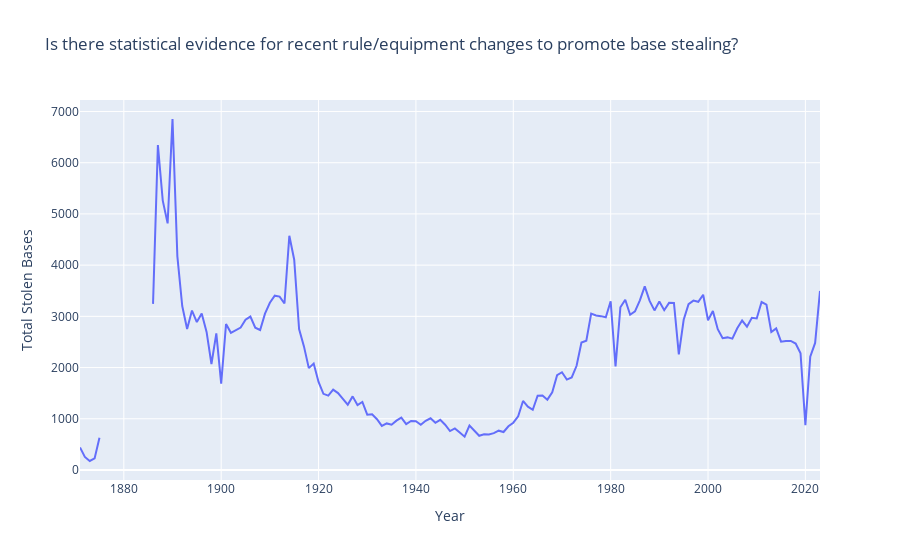
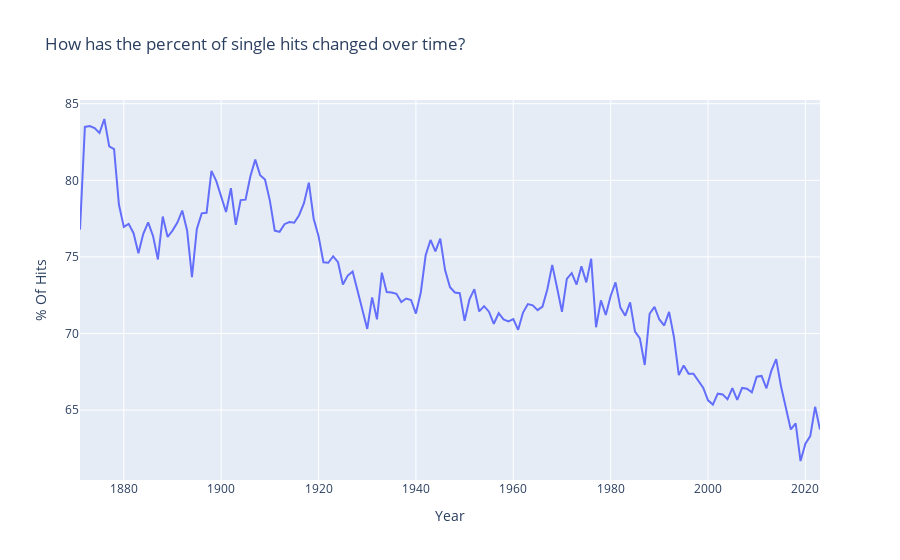
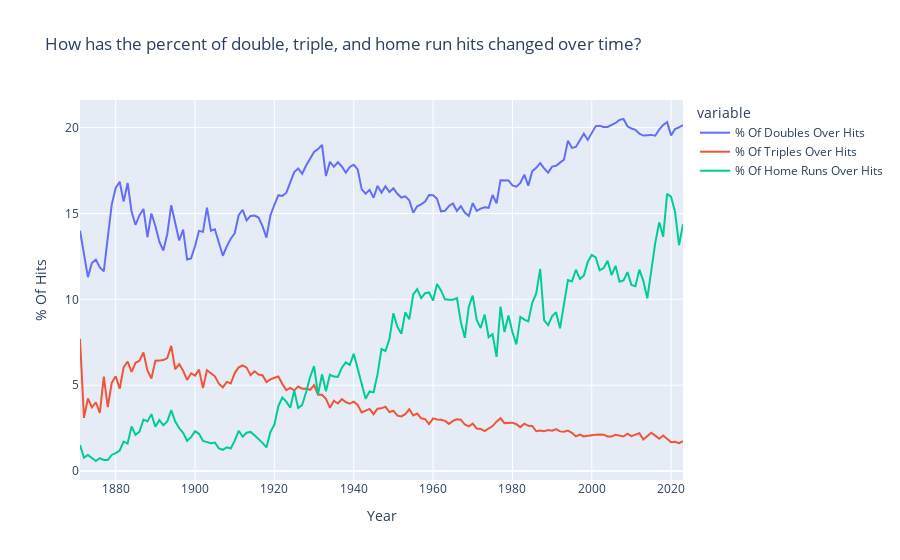

Notebook code cell kept with these figures, in order:
### Code cell
total_df = groupby_sum(pd.read_csv("final_project_2024_data\Batting.csv"), pd.read_csv("final_project_2024_data\stats.csv"))\
    .pipe(add_percentage_rows_of_hits)\
    .pipe(cleaner)


#SB
px.line(total_df,x="Year",y="Total Stolen Bases",title="Is there statistical evidence for recent rule/equipment changes to promote base stealing?").show()


#ratio of hit type to hits

fig = px.line(total_df,x="Year",y="% Of Singles Over Hits",title="How has the percent of single hits changed over time?")#single Season record 1887

fig.update_layout(
    yaxis_title="% Of Hits"
).show()
fig = px.line(total_df, x="Year", y=["% Of Doubles Over Hits", "% Of Triples Over Hits", "% Of Home Runs Over Hits"],title="How has the percent of double, triple, and home run hits changed over time?")
fig.update_layout(
    yaxis_title="% Of Hits"
).show()

### Figure 1 — Plotly figure (JSON) as saved in the notebook; plotly's stock layout.template omitted (floating-point values rounded to 4 significant figures; data arrays with more than 128 entries replaced by an {"elided": "..."} marker saying what was removed)
{"data": [{"hovertemplate": "Year=%{x}<br>Total Stolen Bases=%{y}<extra></extra>", "legendgroup": "", "line": {"color": "#636efa", "dash": "solid"}, "marker": {"symbol": "circle"}, "mode": "lines", "name": "", "orientation": "v", "showlegend": false, "type": "scatter", "x": {"elided": "153 int values"}, "xaxis": "x", "y": {"elided": "153 int values"}, "yaxis": "y"}], "layout": {"legend": {"tracegroupgap": 0}, "title": {"text": "Is there statistical evidence for recent rule/equipment changes to promote base stealing?"}, "xaxis": {"anchor": "y", "domain": [0, 1], "title": {"text": "Year"}}, "yaxis": {"anchor": "x", "domain": [0, 1], "title": {"text": "Total Stolen Bases"}}}}

### Figure 2 — Plotly figure (JSON) as saved in the notebook; plotly's stock layout.template omitted (floating-point values rounded to 4 significant figures; data arrays with more than 128 entries replaced by an {"elided": "..."} marker saying what was removed)
{"data": [{"hovertemplate": "Year=%{x}<br>% Of Singles Over Hits=%{y}<extra></extra>", "legendgroup": "", "line": {"color": "#636efa", "dash": "solid"}, "marker": {"symbol": "circle"}, "mode": "lines", "name": "", "orientation": "v", "showlegend": false, "type": "scatter", "x": {"elided": "153 int values"}, "xaxis": "x", "y": {"elided": "153 float values"}, "yaxis": "y"}], "layout": {"legend": {"tracegroupgap": 0}, "title": {"text": "How has the percent of single hits changed over time?"}, "xaxis": {"anchor": "y", "domain": [0, 1], "title": {"text": "Year"}}, "yaxis": {"anchor": "x", "domain": [0, 1], "title": {"text": "% Of Hits"}}}}

### Figure 3 — Plotly figure (JSON) as saved in the notebook; plotly's stock layout.template omitted (floating-point values rounded to 4 significant figures; data arrays with more than 128 entries replaced by an {"elided": "..."} marker saying what was removed)
{"data": [{"hovertemplate": "variable=% Of Doubles Over Hits<br>Year=%{x}<br>value=%{y}<extra></extra>", "legendgroup": "% Of Doubles Over Hits", "line": {"color": "#636efa", "dash": "solid"}, "marker": {"symbol": "circle"}, "mode": "lines", "name": "% Of Doubles Over Hits", "orientation": "v", "showlegend": true, "type": "scatter", "x": {"elided": "153 int values"}, "xaxis": "x", "y": {"elided": "153 float values"}, "yaxis": "y"}, {"hovertemplate": "variable=% Of Triples Over Hits<br>Year=%{x}<br>value=%{y}<extra></extra>", "legendgroup": "% Of Triples Over Hits", "line": {"color": "#EF553B", "dash": "solid"}, "marker": {"symbol": "circle"}, "mode": "lines", "name": "% Of Triples Over Hits", "orientation": "v", "showlegend": true, "type": "scatter", "x": {"elided": "153 int values"}, "xaxis": "x", "y": {"elided": "153 float values"}, "yaxis": "y"}, {"hovertemplate": "variable=% Of Home Runs Over Hits<br>Year=%{x}<br>value=%{y}<extra></extra>", "legendgroup": "% Of Home Runs Over Hits", "line": {"color": "#00cc96", "dash": "solid"}, "marker": {"symbol": "circle"}, "mode": "lines", "name": "% Of Home Runs Over Hits", "orientation": "v", "showlegend": true, "type": "scatter", "x": {"elided": "153 int values"}, "xaxis": "x", "y": {"elided": "153 float values"}, "yaxis": "y"}], "layout": {"legend": {"title": {"text": "variable"}, "tracegroupgap": 0}, "title": {"text": "How has the percent of double, triple, and home run hits changed over time?"}, "xaxis": {"anchor": "y", "domain": [0, 1], "title": {"text": "Year"}}, "yaxis": {"anchor": "x", "domain": [0, 1], "title": {"text": "% Of Hits"}}}}
